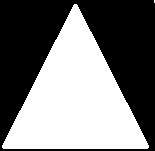
%> input picture clases/Clase9_Morfología/triangulo.bmp, 155 x 151 px
$ octave areaMateo.m   (GNU Octave 9; MATLAB toolbox functions it lacks are replaced by stand-ins)
%> lines starting %> are read from the running program, lines starting %| are printed output that depends on the picture; in (x1, y1, x2, y2) boxes, pixels count from 0 and x2, y2 are one past the last pixel; in counts of white or black regions, pixels touching at a corner belong together; the program's own positions count from 1
clear all; close all; clc
a = imread('triangulo.bmp'); aa = a; a = double(a);
%> after `a = imread('triangulo.bmp')`: a: size 151x155 logical; 47.4% white; 2 white regions (1 under 20 px), largest, box (x1, y1, x2, y2) and area: (2, 4, 149, 149) 11097
a = a/max(a(:)); a = uint8(a);
areat = sum(a(:)); a = a*255;
%> after `areat = sum(a(:))`: areat = 11100
%> further down, a is the input picture: size 151x155 uint8; 47.4% white; 2 white regions (1 under 20 px), largest, box (x1, y1, x2, y2) and area: (2, 4, 149, 149) 11097
figure(1); imshow(a);
title(['羠ea = ', num2str(areat)]);
ee = strel('square', 3);
b = imerode(aa, ee); a = uint8(aa) * 255; b = uint8(b) * 255;
%> after `b = imerode(aa, ee)`:
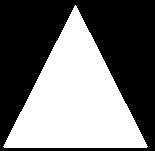
%> b: size 151x155 logical; 44.9% white; 1 white region, box (x1, y1, x2, y2) and area: (3, 5, 148, 148) 10517
c = a-b; perim = sum(c(:))/255;
%> after `c = a-b`:
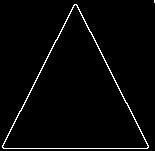
%> c: size 151x155 uint8; 2.5% white in thin lines or dots
%> after `perim = sum(c(:))/255`: perim = 583
figure(2); imshow(c);
title(['Per韒etro = ', num2str(perim)])

$ run again, with clases/Clase9_Morfología/formas.bmp copied over clases/Clase9_Morfología/triangulo.bmp
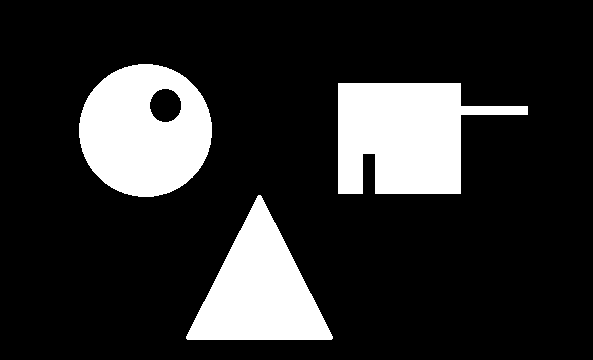
%> input picture clases/Clase9_Morfología/formas.bmp, 593 x 360 px
%> a: size 360x593 logical; 17.8% white; 3 white regions, box (x1, y1, x2, y2) and area: (338, 83, 528, 194) 13776, (79, 64, 212, 197) 13063, (186, 195, 333, 340) 11097
%> areat = 37936
%> a is the input picture: size 360x593 uint8; 17.8% white; 3 white regions, box (x1, y1, x2, y2) and area: (338, 83, 528, 194) 13776, (79, 64, 212, 197) 13063, (186, 195, 333, 340) 11097
%> `b = imerode(aa, ee)`:
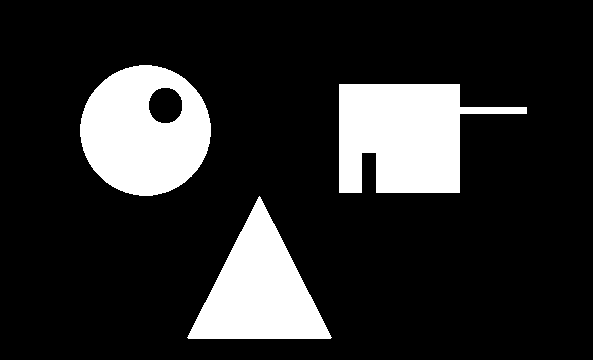
%> b: size 360x593 logical; 16.9% white; 3 white regions, box (x1, y1, x2, y2) and area: (339, 84, 527, 193) 13098, (80, 65, 211, 196) 12403, (187, 196, 332, 339) 10517
%> `c = a-b`:
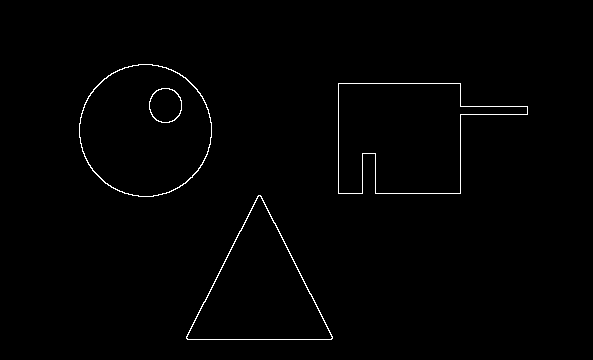
%> c: size 360x593 uint8; 0.9% white in thin lines or dots, all inside (x1, y1, x2, y2) = (79, 64, 528, 340)
%> perim = 1918
